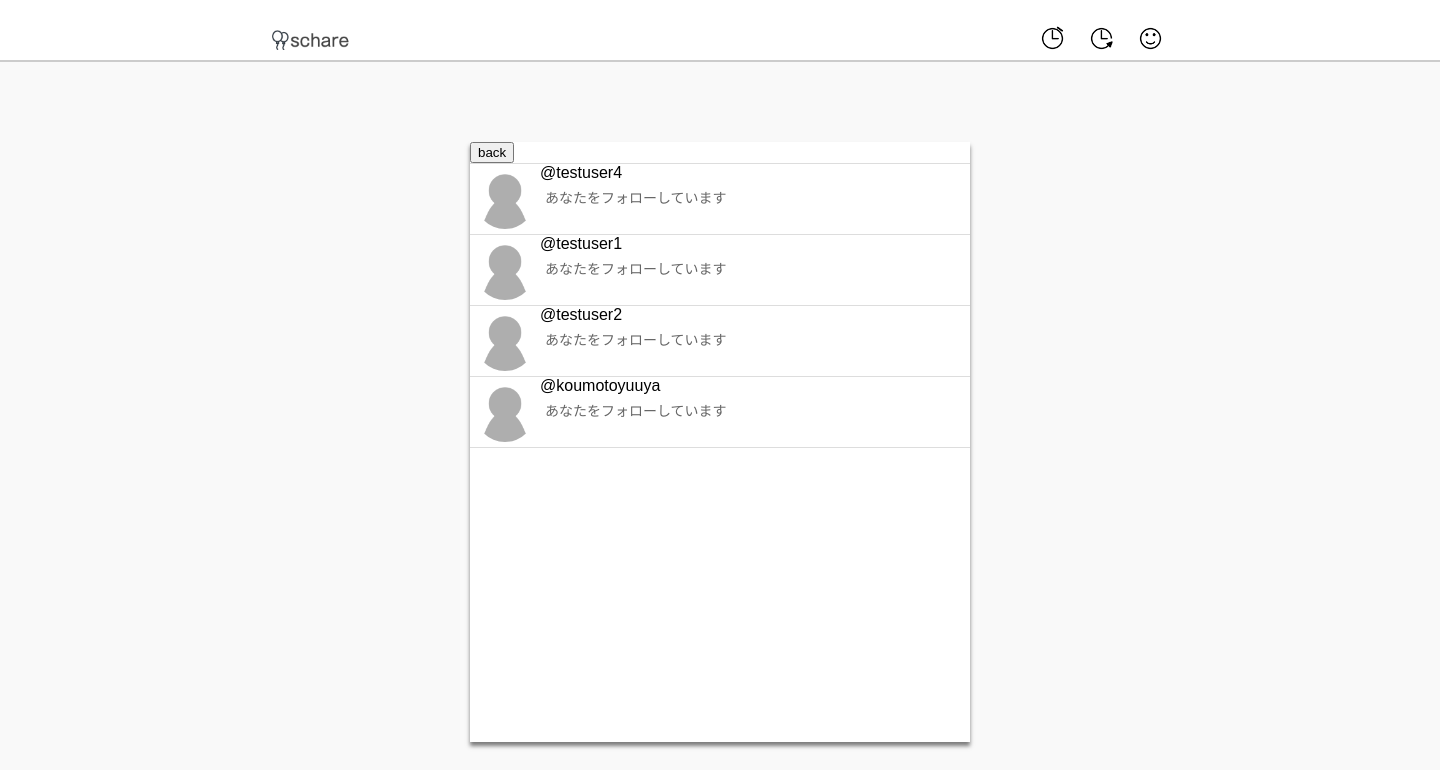
Screenshot of /share_calendar/follower/1/ (signed in) with the database file from the repository.
### share_calendar/models.py (models this page shows, shortened)
class Friend(models.Model):
    my_account = models.ForeignKey(User, on_delete=models.CASCADE,\
                                   related_name="my_account")
    friend = models.ForeignKey(User, on_delete=models.CASCADE,\
                              related_name="for_friend")

### share_calendar/views.py (the view)
# urls.py: path('follower/<int:pk>/', views.follower, name="follower"),
def follower(request, pk):
    visit_user = User.objects.get(pk=pk)
    follower = visit_user.for_friend.all()
    params = {
            "follower":follower,
            "pk":pk,
            "visit_user": visit_user,
            "request_user": request.user,
            }
    return render(request, 'share_calendar/follower.html',params)

### share_calendar/templates/share_calendar/follower.html (shortened to what this page needs)
{% extends 'share_calendar/index.html' %}
{% block head %}
<!DOCTYPE html>
<html lang="ja">
<head>
    <link href="../../../../../static/share_calendar/css/follow.css" type="text/css" rel="stylesheet">
    <link href="../../../../../static/share_calendar/css/sidebar.css" type="text/css" rel="stylesheet">
</head>
{% endblock %}
{% block icon %}
    <div class="icon"><img id="icon_img" src="../../media/button/logo.png"></div>
{% endblock %}
{% block pagenation %}
<div class="control"></div>
{% endblock %}
{% block menu %}
            <ul>
                <li class="menu"><a class="menu_a" href="{% url 'share_calendar:calendar' %}"><img id="icon_sch" src="../../media/button/sch.PNG"></a></li>
                <li class="menu"><a class="menu_a" href="{% url 'share_calendar:memory' %}"><img id="icon_memory" src="../../media/button/memory.PNG"></a></li>
                <li class="menu"><a class="menu_a" href="{% url 'share_calendar:account' 0 0 %}"><img id="icon_smile" src="../../media/button/smile.PNG"></a>
                </li>
            </ul>
{% endblock %}
{% block content %}
    <div class="content_container">
    <div class="content">
    <div class="content_head">
    <a href="../../account/{{pk}}/0"><button>back</button></a>
    </div>
    {% for item in follower %}
    <div class="follow_container">
    <div class="left">
    {% if item.my_account.profile %}
    <div class="account_icon"><a href="{% url 'share_calendar:account' item.my_account.pk 0 %}"><img src="../../media/{{item.my_account.profile.icon}}"></a></div>
    {% else %}
    <div class="account_icon"><a href="{% url 'share_calendar:account' item.my_account.pk 0 %}"><img src="../../media/button/no_icon.PNG"></a></div>
    {% endif %}
    </div>
    <div class="center">
    <div class="name"><a href="{% url 'share_calendar:account' item.my_account.pk 0 %}">@{{item.my_account}}</a></div>
    {% if request.user == visit_user %}
    <div class="follow_comment">あなたをフォローしています</div>
    {% else %}
    <div class="follow_comment">@{{visit_user}}をフォローしています</div>
    {% endif %}
    </div>
    <div class="right">
    </div>
    </div>
    {% endfor %}
    </div>
    </div>
{% endblock %}

### share_calendar/static/share_calendar/css/follow.css (style rules this page uses)
a { text-decoration: none; color: black; }
.content_container { display: flex; width: 1440px; height:780px; justify-content: center; background-color: #f9f9f9; }
.content { width: 500px; height: 600px; background-color:white; overflow:scroll; -ms-overflow-style: none; scrollbar-width: none; box-shadow: 0 4px 4px rgba(0,0,0,0.5); margin-top: 80px; overflow-x:hidden; }
.content_head { border-bottom: 1px solid #dddddd; }
.follow_container { width: 500px; height: 70px; border-bottom: 1px solid #dddddd; display: flex; }
.account_icon img { width: 60px; height: 60px; object-fit:cover; border-radius: 50%; position:relative; top: 5px; left: 5px; }
.left { width: 70px; height: 70px; }
.center { width: 350px; height: 70px; }
.name { font: 16px 'arial', sans-serif; overflow-x: scroll; -ms-scrollbar-width: none; scrollbar-width: none; }
.follow_comment { position: relative; top: 5px; left: 5px; font: 14px 'arial', sans-serif; opacity: 0.6; }
.right { width: 80px; height: 70px; display: flex; flex-direction: column; justify-content: center; }

### share_calendar/static/share_calendar/css/sidebar.css (style rules this page uses)
body { margin:0; overflow: hidden; }
.icon { width: 200px; }
#icon_img { position: relative; top: 30px; width: 80px; height: 20px; }
#icon_sch { position: relative; top: 10px; width: 25px; height: 25px; }
#icon_memory { position: relative; top: 10px; width: 25px; height: 25px; }
#icon_smile { position: relative; top: 10px; width: 25px; height: 25px; }
.control { width:500px; }
ul { width: 150px; padding: 0; margin-left: 50px; }
.menu { display: inline; margin-left: 20px; }
.menu_a { text-decoration:none; font: 14px 'arial',sans-serif; color: #444444; }
a { text-decoration: none; }

### rows the page displays
Friend: my_account "testuser4"
Friend: my_account "testuser1"
Friend: my_account "testuser2"
Friend: my_account "koumotoyuuya"
